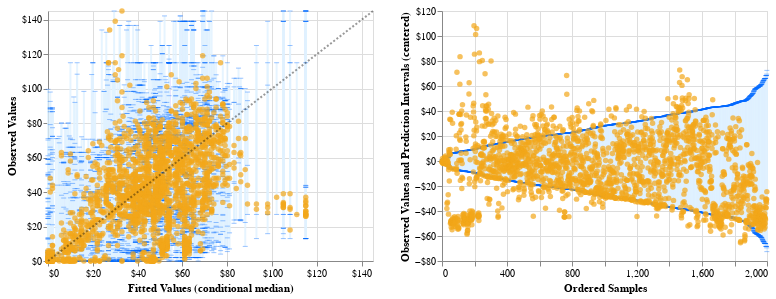

The notebook cell this image was saved under:
### Markdown cell above
**PREDICTION OF CROWDEDNESS AT CAMPUS GYM**

### Code cell
import numpy as np
import altair as alt
import pandas as pd
from sklearn.model_selection import KFold
from sklearn.utils.validation import check_random_state
from quantile_forest import RandomForestQuantileRegressor
from datetime import time

def time_to_seconds(time):
    return time.hour * 3600 + time.minute * 60 + time.second

data = pd.read_csv("gym_data.csv",nrows=2000)
data = data.drop("date", axis=1)
noon = time_to_seconds(time(12, 0, 0))
data.timestamp = data.timestamp.apply(lambda t: abs(noon - t))
columns = ["day_of_week", "month", "hour"]
data = pd.get_dummies(data, columns=columns)
data.head(10)

# data = pd.read_csv('Train.csv',nrows=2000)
data.dropna(inplace=True)
# features = ['Item_Weight', 'Item_Visibility', 'Item_MRP', 'Outlet_Establishment_Year']
# target = 'Item_Outlet_Sales'

# # Extract features and target
# X = data[features].values
# y = data[target].values
data1 = data.values
X = data1[:, 1:]  # all rows, no label
y = data1[:, 0]

qrf = RandomForestQuantileRegressor(n_estimators=100, random_state=0)

kf = KFold(n_splits=5)
kf.get_n_splits(X)

# Using k-fold cross-validation, get predictions for all samples.
data = {"y_true": [], "y_pred": [], "y_pred_low": [], "y_pred_upp": []}
for train_index, test_index in kf.split(X):
    X_train, y_train = X[train_index], y[train_index]
    X_test, y_test = X[test_index], y[test_index]

    qrf.set_params(max_features=X_train.shape[1] // 3)
    qrf.fit(X_train, y_train)

    # Get predictions at 95% prediction intervals and median.
    y_pred_i = qrf.predict(X_test, quantiles=[0.025, 0.5, 0.975])

    data["y_true"].extend(y_test)
    data["y_pred"].extend(y_pred_i[:, 1])
    data["y_pred_low"].extend(y_pred_i[:, 0])
    data["y_pred_upp"].extend(y_pred_i[:, 2])

df = pd.DataFrame(data).pipe(lambda x: x *1)  # convert to dollars


def plot_calibration_and_intervals(df):
    def plot_calibration(df):
        domain = [
            int(np.min(np.minimum(df["y_true"], df["y_pred"]))),  # min of both axes
            int(np.max(np.maximum(df["y_true"], df["y_pred"]))),  # max of both axes
        ]

        tooltip = [
            alt.Tooltip("y_true:Q", format="$,d", title="Actual Price"),
            alt.Tooltip("y_pred:Q", format="$,d", title="Predicted Price"),
            alt.Tooltip("y_pred_low:Q", format="$,d", title="Predicted Lower Price"),
            alt.Tooltip("y_pred_upp:Q", format="$,d", title="Predicted Upper Price"),
        ]

        base = alt.Chart(df)

        circle = base.mark_circle(size=30).encode(
            x=alt.X(
                "y_pred:Q",
                axis=alt.Axis(format="$,d"),
                scale=alt.Scale(domain=domain, nice=False),
                title="Fitted Values (conditional median)",
            ),
            y=alt.Y(
                "y_true:Q",
                axis=alt.Axis(format="$,d"),
                scale=alt.Scale(domain=domain, nice=False),
                title="Observed Values",
            ),
            color=alt.value("#f2a619"),
            tooltip=tooltip,
        )

        bar = base.mark_bar(opacity=0.8, width=2).encode(
            x=alt.X("y_pred:Q", scale=alt.Scale(domain=domain, padding=0), title=""),
            y=alt.Y("y_pred_low:Q", scale=alt.Scale(domain=domain, padding=0), title=""),
            y2=alt.Y2("y_pred_upp:Q", title=None),
            color=alt.value("#e0f2ff"),
            tooltip=tooltip,
        )

        tick = base.mark_tick(opacity=0.4, orient="horizontal", thickness=1, width=5).encode(
            x=alt.X("y_pred:Q", title=""), color=alt.value("#006aff")
        )
        tick_low = tick.encode(y=alt.Y("y_pred_low:Q", title=""))
        tick_upp = tick.encode(y=alt.Y("y_pred_upp:Q", title=""))

        diagonal = (
            alt.Chart(
                pd.DataFrame({"var1": [domain[0], domain[1]], "var2": [domain[0], domain[1]]})
            )
            .mark_line(color="black", opacity=0.4, strokeDash=[2, 2])
            .encode(
                x=alt.X("var1:Q"),
                y=alt.Y("var2:Q"),
            )
        )

        chart = bar + tick_low + tick_upp + circle + diagonal
        return chart

    def plot_intervals(df):
        df = df.copy()

        # Order samples by interval width.
        y_pred_interval = df["y_pred_upp"] - df["y_pred_low"]
        sort_idx = np.argsort(y_pred_interval)
        df = df.iloc[sort_idx]
        df["idx"] = np.arange(len(df))

        # Center data, with the mean of the prediction interval at 0.
        mean = (df["y_pred_low"] + df["y_pred_upp"]) / 2
        df["y_true"] -= mean
        df["y_pred"] -= mean
        df["y_pred_low"] -= mean
        df["y_pred_upp"] -= mean

        x_domain = [0, len(df)]
        y_domain = [
            int(np.min(np.minimum(df["y_true"], df["y_pred"]))),  # min of both axes
            int(np.max(np.maximum(df["y_true"], df["y_pred"]))),  # max of both axes
        ]

        tooltip = [
            alt.Tooltip("idx:Q", format=",d", title="Sample Index"),
            alt.Tooltip("y_true:Q", format="$,d", title="Actual Price (Centered)"),
            alt.Tooltip("y_pred:Q", format="$,d", title="Predicted Price (Centered)"),
            alt.Tooltip("y_pred_low:Q", format="$,d", title="Predicted Lower Price"),
            alt.Tooltip("y_pred_upp:Q", format="$,d", title="Predicted Upper Price"),
            alt.Tooltip("y_pred_width:Q", format="$,d", title="Prediction Interval Width"),
        ]

        base = alt.Chart(df).transform_calculate(
            y_pred_width=alt.datum["y_pred_upp"] - alt.datum["y_pred_low"]
        )

        circle = base.mark_circle(size=30).encode(
            x=alt.X("idx:Q", axis=alt.Axis(format=",d"), title="Ordered Samples"),
            y=alt.Y(
                "y_true:Q",
                axis=alt.Axis(format="$,d"),
                title="Observed Values and Prediction Intervals (centered)",
            ),
            color=alt.value("#f2a619"),
            tooltip=tooltip,
        )

        bar = base.mark_bar(opacity=0.8, width=2).encode(
            x=alt.X("idx:Q", scale=alt.Scale(domain=x_domain, padding=0), title=""),
            y=alt.Y("y_pred_low:Q", scale=alt.Scale(domain=y_domain, padding=0), title=""),
            y2=alt.Y2("y_pred_upp:Q", title=None),
            color=alt.value("#e0f2ff"),
            tooltip=tooltip,
        )

        tick = base.mark_tick(opacity=0.4, orient="horizontal", thickness=1, width=5).encode(
            x=alt.X("idx:Q", title=""),
            color=alt.value("#006aff"),
        )
        tick_low = tick.encode(y=alt.Y("y_pred_low:Q", title=""))
        tick_upp = tick.encode(y=alt.Y("y_pred_upp:Q", title=""))

        chart = bar + tick_low + tick_upp + circle
        return chart

    chart1 = plot_calibration(df).properties(height=250, width=325)
    chart2 = plot_intervals(df).properties(height=250, width=325)
    chart = chart1 | chart2

    return chart


chart = plot_calibration_and_intervals(df)
chart

### Figure 1 — Vega-Lite specification as saved in the notebook (floating-point values rounded to 4 significant figures; data arrays with more than 128 entries replaced by an {"elided": "..."} marker saying what was removed)
{"config": {"view": {"continuousWidth": 400, "continuousHeight": 300}}, "hconcat": [{"layer": [{"mark": {"type": "bar", "opacity": 0.8, "width": 2}, "encoding": {"color": {"value": "#e0f2ff"}, "tooltip": [{"field": "y_true", "format": "$,d", "title": "Actual Price", "type": "quantitative"}, {"field": "y_pred", "format": "$,d", "title": "Predicted Price", "type": "quantitative"}, {"field": "y_pred_low", "format": "$,d", "title": "Predicted Lower Price", "type": "quantitative"}, {"field": "y_pred_upp", "format": "$,d", "title": "Predicted Upper Price", "type": "quantitative"}], "x": {"field": "y_pred", "scale": {"domain": [0, 145], "padding": 0}, "title": "", "type": "quantitative"}, "y": {"field": "y_pred_low", "scale": {"domain": [0, 145], "padding": 0}, "title": "", "type": "quantitative"}, "y2": {"field": "y_pred_upp", "title": null}}}, {"mark": {"type": "tick", "opacity": 0.4, "orient": "horizontal", "thickness": 1, "width": 5}, "encoding": {"color": {"value": "#006aff"}, "x": {"field": "y_pred", "title": "", "type": "quantitative"}, "y": {"field": "y_pred_low", "title": "", "type": "quantitative"}}}, {"mark": {"type": "tick", "opacity": 0.4, "orient": "horizontal", "thickness": 1, "width": 5}, "encoding": {"color": {"value": "#006aff"}, "x": {"field": "y_pred", "title": "", "type": "quantitative"}, "y": {"field": "y_pred_upp", "title": "", "type": "quantitative"}}}, {"mark": {"type": "circle", "size": 30}, "encoding": {"color": {"value": "#f2a619"}, "tooltip": [{"field": "y_true", "format": "$,d", "title": "Actual Price", "type": "quantitative"}, {"field": "y_pred", "format": "$,d", "title": "Predicted Price", "type": "quantitative"}, {"field": "y_pred_low", "format": "$,d", "title": "Predicted Lower Price", "type": "quantitative"}, {"field": "y_pred_upp", "format": "$,d", "title": "Predicted Upper Price", "type": "quantitative"}], "x": {"axis": {"format": "$,d"}, "field": "y_pred", "scale": {"domain": [0, 145], "nice": false}, "title": "Fitted Values (conditional median)", "type": "quantitative"}, "y": {"axis": {"format": "$,d"}, "field": "y_true", "scale": {"domain": [0, 145], "nice": false}, "title": "Observed Values", "type": "quantitative"}}}, {"data": {"name": "data-f72aab6b6db51ae7006f59fb7f2b77b9"}, "mark": {"type": "line", "color": "black", "opacity": 0.4, "strokeDash": [2, 2]}, "encoding": {"x": {"field": "var1", "type": "quantitative"}, "y": {"field": "var2", "type": "quantitative"}}}], "data": {"name": "data-db4bdc0a85f6b3941765962f8069976f"}, "height": 250, "width": 325}, {"layer": [{"mark": {"type": "bar", "opacity": 0.8, "width": 2}, "encoding": {"color": {"value": "#e0f2ff"}, "tooltip": [{"field": "idx", "format": ",d", "title": "Sample Index", "type": "quantitative"}, {"field": "y_true", "format": "$,d", "title": "Actual Price (Centered)", "type": "quantitative"}, {"field": "y_pred", "format": "$,d", "title": "Predicted Price (Centered)", "type": "quantitative"}, {"field": "y_pred_low", "format": "$,d", "title": "Predicted Lower Price", "type": "quantitative"}, {"field": "y_pred_upp", "format": "$,d", "title": "Predicted Upper Price", "type": "quantitative"}, {"field": "y_pred_width", "format": "$,d", "title": "Prediction Interval Width", "type": "quantitative"}], "x": {"field": "idx", "scale": {"domain": [0, 2000], "padding": 0}, "title": "", "type": "quantitative"}, "y": {"field": "y_pred_low", "scale": {"domain": [-65, 108], "padding": 0}, "title": "", "type": "quantitative"}, "y2": {"field": "y_pred_upp", "title": null}}, "transform": [{"calculate": "(datum['y_pred_upp'] - datum['y_pred_low'])", "as": "y_pred_width"}]}, {"mark": {"type": "tick", "opacity": 0.4, "orient": "horizontal", "thickness": 1, "width": 5}, "encoding": {"color": {"value": "#006aff"}, "x": {"field": "idx", "title": "", "type": "quantitative"}, "y": {"field": "y_pred_low", "title": "", "type": "quantitative"}}, "transform": [{"calculate": "(datum['y_pred_upp'] - datum['y_pred_low'])", "as": "y_pred_width"}]}, {"mark": {"type": "tick", "opacity": 0.4, "orient": "horizontal", "thickness": 1, "width": 5}, "encoding": {"color": {"value": "#006aff"}, "x": {"field": "idx", "title": "", "type": "quantitative"}, "y": {"field": "y_pred_upp", "title": "", "type": "quantitative"}}, "transform": [{"calculate": "(datum['y_pred_upp'] - datum['y_pred_low'])", "as": "y_pred_width"}]}, {"mark": {"type": "circle", "size": 30}, "encoding": {"color": {"value": "#f2a619"}, "tooltip": [{"field": "idx", "format": ",d", "title": "Sample Index", "type": "quantitative"}, {"field": "y_true", "format": "$,d", "title": "Actual Price (Centered)", "type": "quantitative"}, {"field": "y_pred", "format": "$,d", "title": "Predicted Price (Centered)", "type": "quantitative"}, {"field": "y_pred_low", "format": "$,d", "title": "Predicted Lower Price", "type": "quantitative"}, {"field": "y_pred_upp", "format": "$,d", "title": "Predicted Upper Price", "type": "quantitative"}, {"field": "y_pred_width", "format": "$,d", "title": "Prediction Interval Width", "type": "quantitative"}], "x": {"axis": {"format": ",d"}, "field": "idx", "title": "Ordered Samples", "type": "quantitative"}, "y": {"axis": {"format": "$,d"}, "field": "y_true", "title": "Observed Values and Prediction Intervals (centered)", "type": "quantitative"}}, "transform": [{"calculate": "(datum['y_pred_upp'] - datum['y_pred_low'])", "as": "y_pred_width"}]}], "data": {"name": "data-3d85cfec995558e85345b1ee71cbc0aa"}, "height": 250, "width": 325}], "$schema": "https://vega.github.io/schema/vega-lite/v4.17.0.json", "datasets": {"data-db4bdc0a85f6b3941765962f8069976f": {"elided": "2000 records"}, "data-f72aab6b6db51ae7006f59fb7f2b77b9": [{"var1": 0, "var2": 0}, {"var1": 145, "var2": 145}], "data-3d85cfec995558e85345b1ee71cbc0aa": {"elided": "2000 records"}}}
